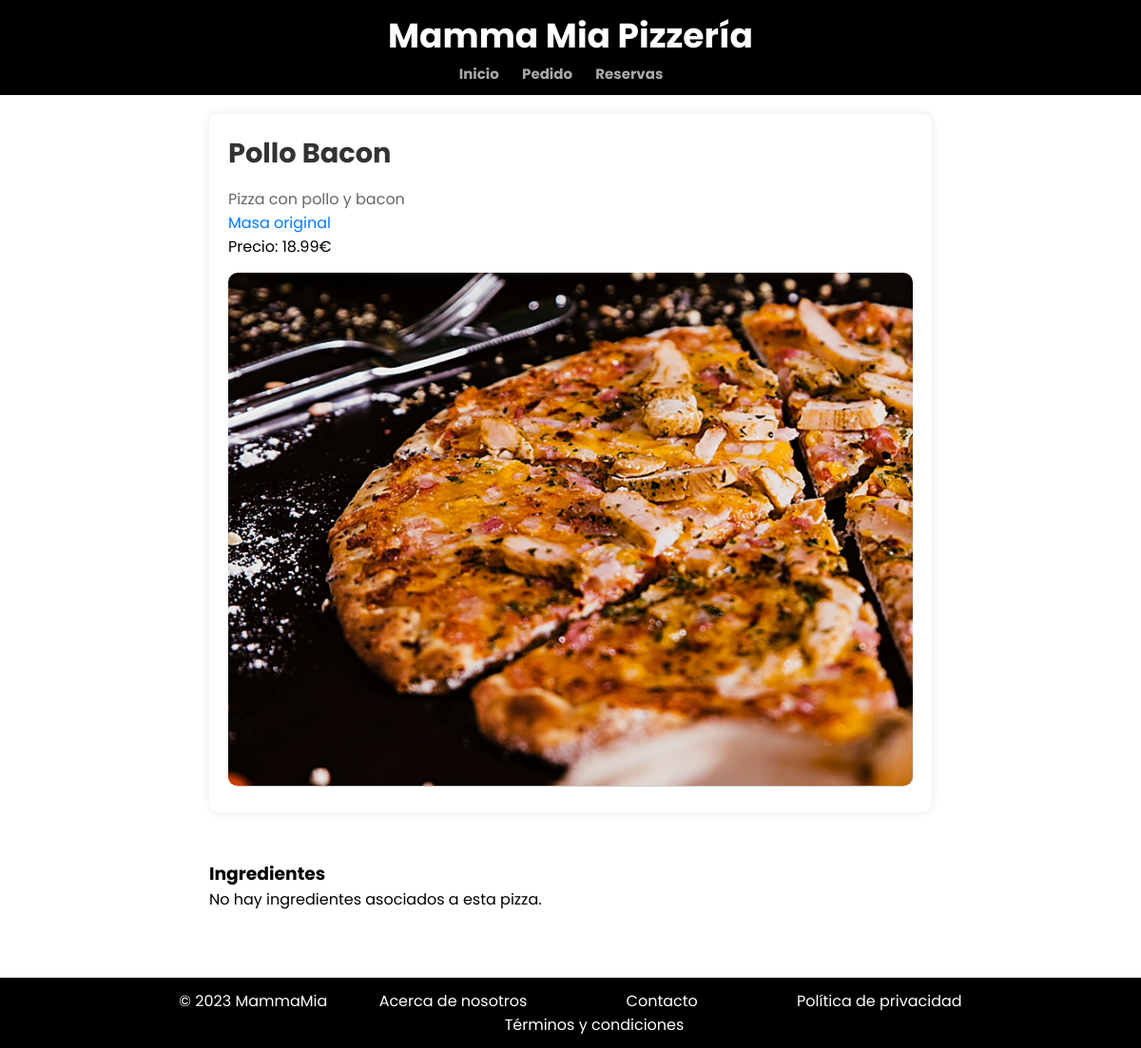
The page /appMammaMia/pizzas/2/ on the database as committed earlier.
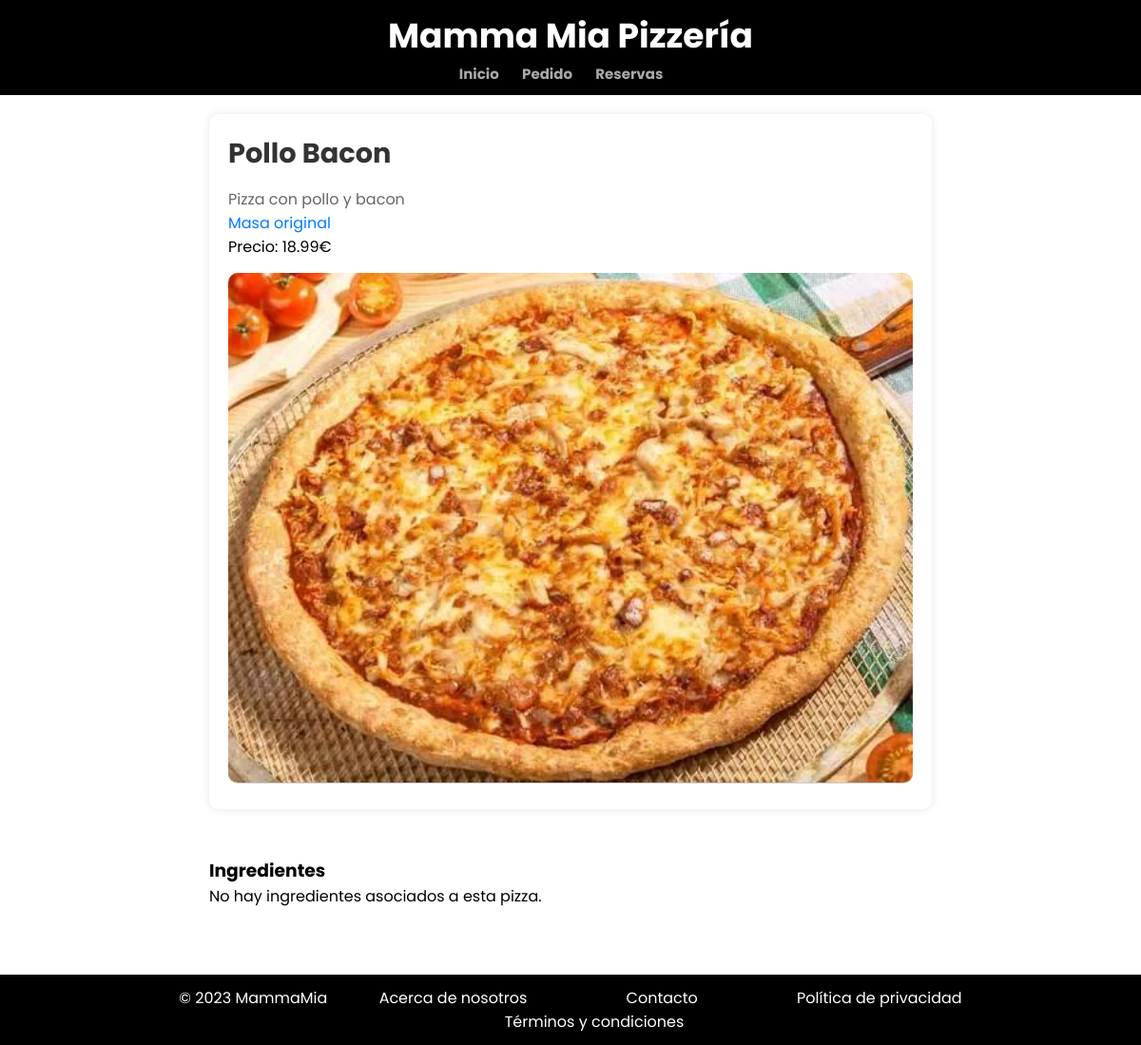
The same page on the database as committed later.
### appMammaMia/models.py (models this page shows, shortened)
class Pizza(models.Model):
    nombre = models.CharField(max_length=100)
    masa = models.ForeignKey(Masas, on_delete=models.CASCADE)
    ingredientes = models.ManyToManyField(Ingrediente)
    descripcion = models.TextField()
    imagen = models.ImageField()
    precio = models.DecimalField(max_digits=6, decimal_places=2)
    disponible = models.BooleanField(default=True)
    calorias = models.IntegerField()

class Masas(models.Model):
    nombre = models.CharField(max_length=50)
    descripcion = models.TextField()
    precio = models.DecimalField(max_digits=5, decimal_places=2)
    imagen = models.ImageField()

### appMammaMia/views.py (the view)
# urls.py: path('pizzas/<int:nombre>/', views.detalles_pizza, name='detalles_pizza'),
def detalles_pizza(request, nombre):
    pizza = get_object_or_404(Pizza, id=nombre)
    ingredientes = pizza.ingredientes.all()
    return render(request, 'detalles_pizza.html', {'pizza': pizza, 'ingredientes': ingredientes})

### appMammaMia/templates/detalles_pizza.html (shortened to what this page needs)
{% extends "base.html" %}
{% load static %}
{% block contenido %}
    <div class="producto-detalles">
        <div class="producto-info">
            <h2>{{ pizza.nombre }}</h2>
            <p class="producto-descripcion">{{ pizza.descripcion }}</p>
            <p><a href="{% url 'detalles_masa' nombre=pizza.masa.id %}">{{ pizza.masa.nombre }}</a></p>
            <p>Precio: {{ pizza.precio }}€</p>
            <img src="{% static pizza.imagen.name %}" alt="{{ pizza.nombre }} - Imagen">
        </div>
        <div class="producto-asociado">
            <h3>Ingredientes</h3>
            {% if ingrediente %}
                <ul class="lista-productos">
                    {% for ingrediente in ingredientes %}
                        <li>
                            <h4>{{ ingrediente.nombre }}</h4>
                            <img src="{% static ingrediente.imagen.name %}" alt="{{ pizza.nombre }} - Imagen">
                        </li>
                    {% empty %}
                        <li>No hay ingredientes asociados a esta pizza.</li>
                    {% endfor %}
                </ul>
            {% else %}
                <p>No hay ingredientes asociados a esta pizza.</p>
            {% endif %}
        </div>
    </div>
<link rel="stylesheet" href="{% static 'styleDetalles.css' %}">
{% endblock %}

Rows that differ between the two databases and show on the page:
changed Pizza "Pollo Bacon": imagen: a different picture
